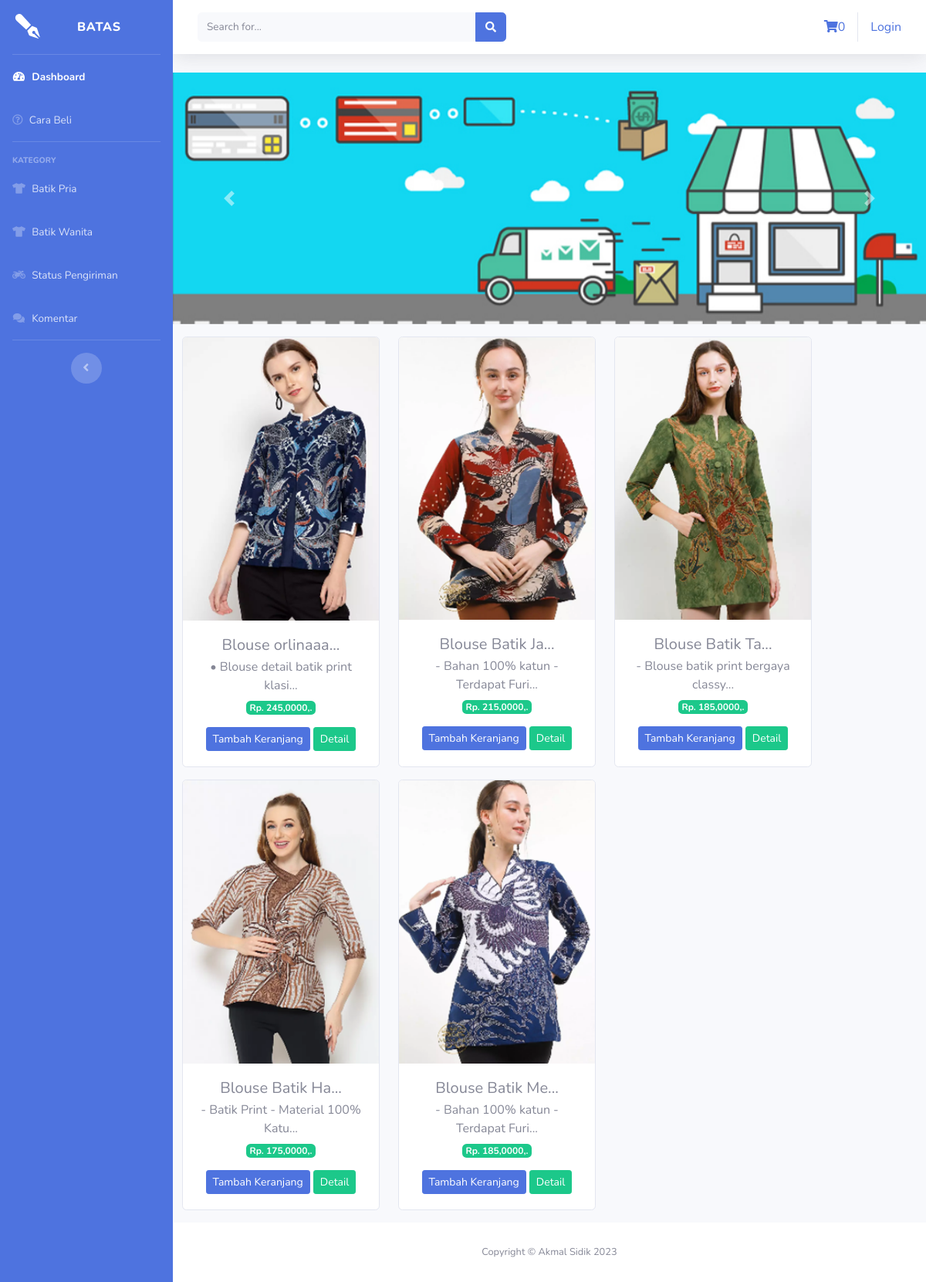
Screenshot of /index.php/kategori/pakaian_wanita with the database file from the repository.
### tables this page shows
CREATE TABLE `tb_barang` (
  `id_brg` int(11) NOT NULL,
  `nama_brg` varchar(50) NOT NULL,
  `keterangan` text NOT NULL,
  `kategori` varchar(20) NOT NULL,
  `harga` int(11) NOT NULL,
  `stok` int(4) NOT NULL,
  `gambar` text NOT NULL,
  `ukuran` enum('S','M','L','XL') NOT NULL DEFAULT 'S'
);

### application/controllers/kategori.php (called while the page is built, shortened)
<?php
class Kategori extends CI_Controller{
    public function pakaian_wanita(){
        $data['pakaian_wanita'] = $this->model_kategori->data_pakaian_wanita()->result();
        $this->load->view('templates/header');
        $this->load->view('templates/sidebar');
        $this->load->view('pakaian_wanita',$data);
        $this->load->view('templates/footer');
    }
}
?>

### index.php (called while the page is built, shortened)
<?php
require_once BASEPATH.'core/CodeIgniter.php';

### application/models/model_kategori.php (called while the page is built, shortened)
<?php
class Model_kategori extends CI_Model{
    public function data_pakaian_wanita(){
        return $this->db->get_where('tb_barang',array('kategori'=>'Batik Wanita'));
    }
}
?>

### application/views/pakaian_wanita.php (the view, shortened to what this page needs)
<div id="carouselExampleControls" class="carousel slide" data-ride="carousel">
    <div class="carousel-inner">
        <div class="carousel-item active">
            <img class="d-block w-100" src="<?php echo base_url('assets/img/slider1.jpg') ?>" alt="First slide">
        </div>
    </div>
    <a class="carousel-control-prev" href="#carouselExampleControls" role="button" data-slide="prev">
        <span class="carousel-control-prev-icon" aria-hidden="true"></span>
    </a>
    <a class="carousel-control-next" href="#carouselExampleControls" role="button" data-slide="next">
        <span class="carousel-control-next-icon" aria-hidden="true"></span>
    </a>
</div>
</div>
<div class="row text-center mt-3">
    <?php foreach ($pakaian_wanita as $brg) : ?>
        <div class="card ml-4 mb-3 " style="width: 16rem;">
            <img src="<?php echo base_url() . '/upload/' . $brg->gambar ?>" class="card-img-top" alt="..."">
            <div class=" card-body">
            <h5 class="card-title mb-1"><?php echo substr($brg->nama_brg, 0, 15) . '...' ?></h5>
            <p class="card-text mb-1"><?php echo substr($brg->keterangan, 0, 35) . '...'; ?></p>
            <span class="badge badge-success mb-3">Rp. <?php echo number_format($brg->harga), 0, ',', '.' ?></span> <br>
            <div class="btn btn-sm btn-primary" data-toggle="modal" data-target="#modalTambahKeranjang<?php echo $brg->id_brg ?>">Tambah Keranjang</div>
            <?php echo anchor('dashboard/detail/' . $brg->id_brg, '<div class="btn btn-sm btn-success" > Detail</div>') ?>
        </div>
</div>
<?php endforeach; ?>
</div>

### rows the page displays
tb_barang: gambar (picture), nama_brg "Blouse orlinaaa", keterangan "• Blouse detail batik print klasi", harga "245,000", id_brg "Detail"
tb_barang: gambar (picture), nama_brg "Blouse Batik Ja", keterangan "- Bahan 100% katun - Terdapat Furi", harga "215,000", id_brg "Detail"
tb_barang: gambar (picture), nama_brg "Blouse Batik Ta", keterangan "- Blouse batik print bergaya classy", harga "185,000", id_brg "Detail"
tb_barang: gambar (picture), nama_brg "Blouse Batik Ha", keterangan "- Batik Print - Material 100% Katu", harga "175,000", id_brg "Detail"
tb_barang: gambar (picture), nama_brg "Blouse Batik Me", keterangan "- Bahan 100% katun - Terdapat Furi", harga "185,000", id_brg "Detail"

### other values shown
anchor('auth/login', 'Login') "Login"
